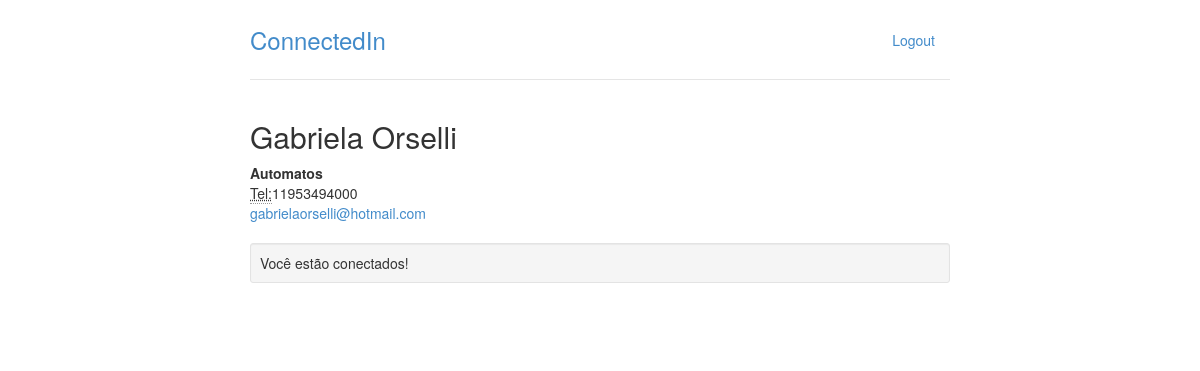
Screenshot of /perfis/2 with the database file from the repository.
### perfis/models.py (models this page shows, shortened)
class Perfil(models.Model):
    name = models.CharField(max_length=255, null=False)
    email = models.CharField(max_length=255,null=False)
    job = models.CharField(max_length=255,null=False, default='undefined')
    phone_number = models.CharField(max_length=15, null=False)
    company_name = models.CharField(max_length=255, null=False)
    contacts = models.ManyToManyField('self')

### perfis/views.py (the view)
# urls.py: url(r'^perfis/(?P<perfil_id>\d+)$', views.view, name='view'),
def view(request, perfil_id):
    perfil = Perfil.objects.get(id=perfil_id)
    perfil_logged = get_perfil_logged(request)
    is_contact = perfil in perfil_logged.contacts.all()
    print(is_contact)
    return render(request, 'perfil.html', {'perfil' : perfil, 'is_contact' : is_contact })

### perfis/views.py (called while the page is built)
def get_perfil_logged(request):
    return Perfil.objects.get(id=1)

### perfis/templates/perfil.html
{% extends "base.html" %}
{% block body %}
    <div class="row">
        <div class="col-lg-12">
            <h2 style="margin-top: 0">{{ perfil.name }}</h2>
            <address>
                <strong>{{ perfil.company_name }}</strong><br />
                <abbr title="Telefone">Tel:</abbr>{{ perfil.phone_number }}<br />
                <a href="mailto:{{ perfil.email }}" >{{ perfil.email }}</a>
            </address>
            {% if is_contact %}
                <div class="well well-sm">Você estão conectados!</div>
            {% else %}
                <a href="{% url 'invite' perfil.id %}" class="btn">Convidar</a>
            {% endif %}
        </div>
    </div>
{% endblock %}

### perfis/static/styles/main.css (style rules this page uses)
body { padding-top: 20px; padding-bottom: 20px; }

### rows the page displays
Perfil: name "Gabriela Orselli", company_name "Automatos", phone_number "11953494000", email "gabrielaorselli@hotmail.com"
